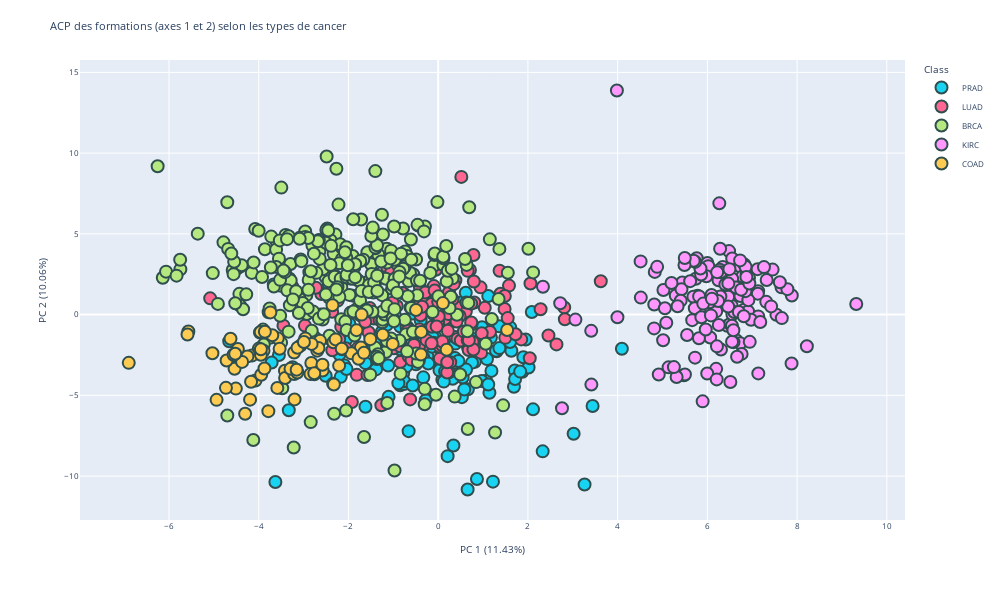
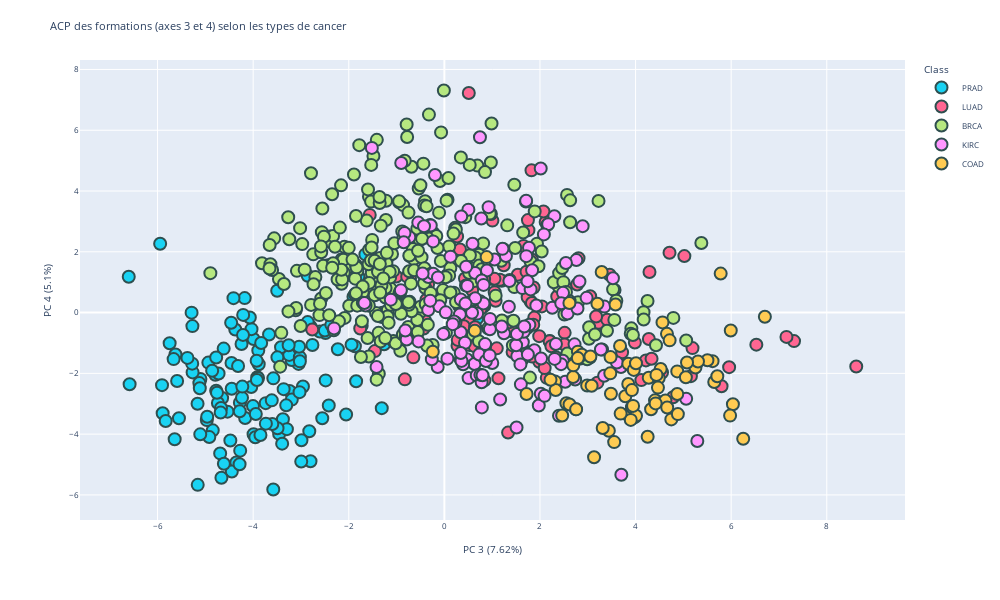
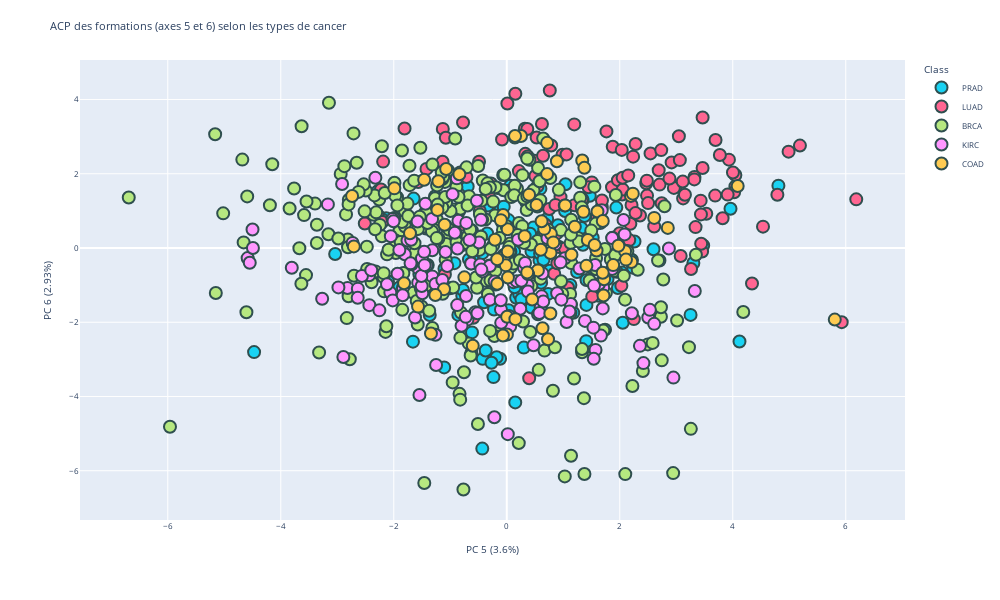

Notebook cell for these charts, in order:
### Code cell
# Intégrer les valeurs selon les quatre axes principaux dans le DataFrame
data["PC 1"] = components[:,0]
data["PC 2"] = components[:,1]
data["PC 3"] = components[:,2]
data["PC 4"] = components[:,3]
data["PC 5"] = components[:,4]
data["PC 6"] = components[:,5]

for i in range(1,6,2):
    j = i+1

    color_map = {
        'Class1': '#5A88D4',
        'Class2': '#3B79C4',
        'Class3': '#2A5A91',
        'Class4': '#9A4FC4',
        'Class5': '#7D2A7F' 
    }

    # AFFICHAGE : Représentation des clusterings selon les axes factoriels
    fig = px.scatter(data,
                    x = f"PC {i}",
                    y = f"PC {j}",
                    color = "Class",
                    color_discrete_map=color_map,
                    #hover_name = "Class",
                    labels = {
                        f"PC {i}": f"PC {i} ("+str(round(pca.explained_variance_ratio_[i-1]*100,2))+"%)",
                        f"PC {j}": f"PC {j} ("+str(round(pca.explained_variance_ratio_[j-1]*100,2))+"%)",
                    },
                    color_continuous_scale="ylgnbu")

    fig.update_traces(textposition='top center')
    fig.update_traces(
        marker = dict(size=12,
                    line=dict(width=2,
                                color='DarkSlateGrey')),
                                selector=dict(mode='markers'))


    fig.update_traces(textposition='top center')
    fig.update_traces(marker=dict(size=12, line=dict(width=2,
                                                    color='DarkSlateGrey')),
                                                    selector=dict(mode='markers'))

    fig.update_layout(
        height=600, width=1000, font=dict(size=8),
        title_text=f'ACP des formations (axes {i} et {j}) selon les types de cancer')

    fig.show()

### Figure 1 — Plotly figure (JSON) as saved in the notebook; plotly's stock layout.template omitted (floating-point values rounded to 4 significant figures; data arrays with more than 128 entries replaced by an {"elided": "..."} marker saying what was removed)
{"data": [{"hovertemplate": "Class=PRAD<br>PC 1 (11.43%)=%{x}<br>PC 2 (10.06%)=%{y}<extra></extra>", "legendgroup": "PRAD", "marker": {"color": "#19d3f3", "line": {"color": "DarkSlateGrey", "width": 2}, "size": 12, "symbol": "circle"}, "mode": "markers", "name": "PRAD", "orientation": "v", "showlegend": true, "textposition": "top center", "type": "scatter", "x": {"elided": "136 float values"}, "xaxis": "x", "y": {"elided": "136 float values"}, "yaxis": "y"}, {"hovertemplate": "Class=LUAD<br>PC 1 (11.43%)=%{x}<br>PC 2 (10.06%)=%{y}<extra></extra>", "legendgroup": "LUAD", "marker": {"color": "#FF6692", "line": {"color": "DarkSlateGrey", "width": 2}, "size": 12, "symbol": "circle"}, "mode": "markers", "name": "LUAD", "orientation": "v", "showlegend": true, "textposition": "top center", "type": "scatter", "x": {"elided": "141 float values"}, "xaxis": "x", "y": {"elided": "141 float values"}, "yaxis": "y"}, {"hovertemplate": "Class=BRCA<br>PC 1 (11.43%)=%{x}<br>PC 2 (10.06%)=%{y}<extra></extra>", "legendgroup": "BRCA", "marker": {"color": "#B6E880", "line": {"color": "DarkSlateGrey", "width": 2}, "size": 12, "symbol": "circle"}, "mode": "markers", "name": "BRCA", "orientation": "v", "showlegend": true, "textposition": "top center", "type": "scatter", "x": {"elided": "300 float values"}, "xaxis": "x", "y": {"elided": "300 float values"}, "yaxis": "y"}, {"hovertemplate": "Class=KIRC<br>PC 1 (11.43%)=%{x}<br>PC 2 (10.06%)=%{y}<extra></extra>", "legendgroup": "KIRC", "marker": {"color": "#FF97FF", "line": {"color": "DarkSlateGrey", "width": 2}, "size": 12, "symbol": "circle"}, "mode": "markers", "name": "KIRC", "orientation": "v", "showlegend": true, "textposition": "top center", "type": "scatter", "x": {"elided": "146 float values"}, "xaxis": "x", "y": {"elided": "146 float values"}, "yaxis": "y"}, {"hovertemplate": "Class=COAD<br>PC 1 (11.43%)=%{x}<br>PC 2 (10.06%)=%{y}<extra></extra>", "legendgroup": "COAD", "marker": {"color": "#FECB52", "line": {"color": "DarkSlateGrey", "width": 2}, "size": 12, "symbol": "circle"}, "mode": "markers", "name": "COAD", "orientation": "v", "showlegend": true, "textposition": "top center", "type": "scatter", "x": [-1.722, -3.211, -4.153, -2.961, -4.629, -2.143, -4.546, -2.633, -4.073, -3.785, -5.568, -2.575, -3.956, -5.032, -3.997, -2.208, -1.935, 1.537, -1.706, -3.893, -4.251, -3.416, -3.412, -3.21, -4.193, -1.235, -1.774, -4.51, -2.325, -2.356, -3.575, -2.694, -4.538, -3.069, -3.945, -2.668, -2.336, -4.716, -2.285, -4.939, -4.303, -3.135, -3.292, 0.189, -4.464, -3.872, -3.95, -3.201, -1.015, -2.827, -3.697, -0.3836, -3.14, -4.371, -4.561, -4.524, -3.585, -3.741, -2.847, -2.821, -2.992, -4.731, -1.82, -3.863, -4.171, -3.154, -5.587, -2.761, -2.578, -3.534, -0.3788, 0.1057, -3.951, -6.897, -0.494, -2.149, -1.514, -1.655], "xaxis": "x", "y": [-2.033, -2.346, -2.54, -1.474, -1.499, -2.15, -2.568, -1.625, -4.083, -5.978, -1.046, -3.457, -1.079, -2.393, -2.106, -3.157, -2.401, -0.9532, 0.0004772, -2.237, -2.588, -3.48, -3.924, -3.677, -5.266, -1.249, -2.736, -4.583, -4.327, 0.5822, -1.465, -2.233, -3.355, -1.922, -3.722, -2.064, -1.71, -2.839, -1.536, -5.28, -6.137, -2.05, -3.358, -2.176, -2.135, -3.334, -2.489, -5.253, -1.817, -3.0, -1.279, -2.467, -3.588, -2.928, -2.486, -2.425, -4.54, 0.1356, -3.684, -1.815, -1.698, -4.538, -0.9642, -1.065, -4.162, -3.411, -1.231, -3.637, -3.11, -2.12, -1.073, 0.711, -2.148, -2.987, 0.2887, -2.112, -1.521, -2.37], "yaxis": "y"}], "layout": {"font": {"size": 8}, "height": 600, "legend": {"title": {"text": "Class"}, "tracegroupgap": 0}, "margin": {"t": 60}, "title": {"text": "ACP des formations (axes 1 et 2) selon les types de cancer"}, "width": 1000, "xaxis": {"anchor": "y", "domain": [0, 1], "title": {"text": "PC 1 (11.43%)"}}, "yaxis": {"anchor": "x", "domain": [0, 1], "title": {"text": "PC 2 (10.06%)"}}}}

### Figure 2 — Plotly figure (JSON) as saved in the notebook; plotly's stock layout.template omitted (floating-point values rounded to 4 significant figures; data arrays with more than 128 entries replaced by an {"elided": "..."} marker saying what was removed)
{"data": [{"hovertemplate": "Class=PRAD<br>PC 3 (7.62%)=%{x}<br>PC 4 (5.1%)=%{y}<extra></extra>", "legendgroup": "PRAD", "marker": {"color": "#19d3f3", "line": {"color": "DarkSlateGrey", "width": 2}, "size": 12, "symbol": "circle"}, "mode": "markers", "name": "PRAD", "orientation": "v", "showlegend": true, "textposition": "top center", "type": "scatter", "x": {"elided": "136 float values"}, "xaxis": "x", "y": {"elided": "136 float values"}, "yaxis": "y"}, {"hovertemplate": "Class=LUAD<br>PC 3 (7.62%)=%{x}<br>PC 4 (5.1%)=%{y}<extra></extra>", "legendgroup": "LUAD", "marker": {"color": "#FF6692", "line": {"color": "DarkSlateGrey", "width": 2}, "size": 12, "symbol": "circle"}, "mode": "markers", "name": "LUAD", "orientation": "v", "showlegend": true, "textposition": "top center", "type": "scatter", "x": {"elided": "141 float values"}, "xaxis": "x", "y": {"elided": "141 float values"}, "yaxis": "y"}, {"hovertemplate": "Class=BRCA<br>PC 3 (7.62%)=%{x}<br>PC 4 (5.1%)=%{y}<extra></extra>", "legendgroup": "BRCA", "marker": {"color": "#B6E880", "line": {"color": "DarkSlateGrey", "width": 2}, "size": 12, "symbol": "circle"}, "mode": "markers", "name": "BRCA", "orientation": "v", "showlegend": true, "textposition": "top center", "type": "scatter", "x": {"elided": "300 float values"}, "xaxis": "x", "y": {"elided": "300 float values"}, "yaxis": "y"}, {"hovertemplate": "Class=KIRC<br>PC 3 (7.62%)=%{x}<br>PC 4 (5.1%)=%{y}<extra></extra>", "legendgroup": "KIRC", "marker": {"color": "#FF97FF", "line": {"color": "DarkSlateGrey", "width": 2}, "size": 12, "symbol": "circle"}, "mode": "markers", "name": "KIRC", "orientation": "v", "showlegend": true, "textposition": "top center", "type": "scatter", "x": {"elided": "146 float values"}, "xaxis": "x", "y": {"elided": "146 float values"}, "yaxis": "y"}, {"hovertemplate": "Class=COAD<br>PC 3 (7.62%)=%{x}<br>PC 4 (5.1%)=%{y}<extra></extra>", "legendgroup": "COAD", "marker": {"color": "#FECB52", "line": {"color": "DarkSlateGrey", "width": 2}, "size": 12, "symbol": "circle"}, "mode": "markers", "name": "COAD", "orientation": "v", "showlegend": true, "textposition": "top center", "type": "scatter", "x": [2.694, 4.872, 5.253, 2.553, 3.441, 3.828, 5.052, 2.793, 5.611, 5.504, 4.748, 4.444, 5.306, 4.406, 4.525, 3.924, 4.276, 0.6365, 3.985, 2.813, 3.202, 3.675, 5.646, 2.876, 5.992, 4.625, 2.697, 2.792, 4.484, 2.315, 4.325, 4.563, 4.437, 5.71, 4.253, 4.009, 1.719, 3.847, 3.9, 5.78, 3.291, 3.848, 2.618, 3.055, 3.963, 6.036, 2.465, 6.705, 3.581, 3.485, 4.872, 3.132, 4.009, 3.476, 4.42, 3.786, 5.076, 4.662, 6.252, 3.312, 3.688, 4.657, 2.987, 3.924, 4.885, 4.713, 5.978, 3.948, 3.471, 2.757, 3.08, -0.242, 3.552, 4.468, 2.616, 2.329, 2.22, 0.8847], "xaxis": "x", "y": [-2.12, -1.935, -1.806, -2.982, -3.888, -3.353, -2.128, -1.285, -1.598, -1.567, -3.514, -2.918, -1.612, -2.887, -1.857, -3.115, -2.144, -0.5981, -3.441, -1.472, 0.2913, -1.097, -2.286, -1.388, -0.5905, -2.893, -1.737, -1.497, -2.152, -2.264, -3.179, -0.322, -2.051, -2.097, -4.084, -3.397, -2.68, -2.348, -3.531, 1.284, 1.338, -1.683, -3.025, -1.442, -1.886, -3.016, -3.384, -0.1364, 0.2641, -2.671, -2.677, -4.761, -1.666, -1.465, -2.988, -2.751, -1.643, -3.121, -4.151, -3.795, -3.324, -0.6997, -2.401, -2.551, -3.341, -0.9137, -3.389, -3.07, -2.0, -3.184, -2.408, -1.289, -4.262, -2.469, 0.3171, -2.55, -2.211, 1.826], "yaxis": "y"}], "layout": {"font": {"size": 8}, "height": 600, "legend": {"title": {"text": "Class"}, "tracegroupgap": 0}, "margin": {"t": 60}, "title": {"text": "ACP des formations (axes 3 et 4) selon les types de cancer"}, "width": 1000, "xaxis": {"anchor": "y", "domain": [0, 1], "title": {"text": "PC 3 (7.62%)"}}, "yaxis": {"anchor": "x", "domain": [0, 1], "title": {"text": "PC 4 (5.1%)"}}}}

### Figure 3 — Plotly figure (JSON) as saved in the notebook; plotly's stock layout.template omitted (floating-point values rounded to 4 significant figures; data arrays with more than 128 entries replaced by an {"elided": "..."} marker saying what was removed)
{"data": [{"hovertemplate": "Class=PRAD<br>PC 5 (3.6%)=%{x}<br>PC 6 (2.93%)=%{y}<extra></extra>", "legendgroup": "PRAD", "marker": {"color": "#19d3f3", "line": {"color": "DarkSlateGrey", "width": 2}, "size": 12, "symbol": "circle"}, "mode": "markers", "name": "PRAD", "orientation": "v", "showlegend": true, "textposition": "top center", "type": "scatter", "x": {"elided": "136 float values"}, "xaxis": "x", "y": {"elided": "136 float values"}, "yaxis": "y"}, {"hovertemplate": "Class=LUAD<br>PC 5 (3.6%)=%{x}<br>PC 6 (2.93%)=%{y}<extra></extra>", "legendgroup": "LUAD", "marker": {"color": "#FF6692", "line": {"color": "DarkSlateGrey", "width": 2}, "size": 12, "symbol": "circle"}, "mode": "markers", "name": "LUAD", "orientation": "v", "showlegend": true, "textposition": "top center", "type": "scatter", "x": {"elided": "141 float values"}, "xaxis": "x", "y": {"elided": "141 float values"}, "yaxis": "y"}, {"hovertemplate": "Class=BRCA<br>PC 5 (3.6%)=%{x}<br>PC 6 (2.93%)=%{y}<extra></extra>", "legendgroup": "BRCA", "marker": {"color": "#B6E880", "line": {"color": "DarkSlateGrey", "width": 2}, "size": 12, "symbol": "circle"}, "mode": "markers", "name": "BRCA", "orientation": "v", "showlegend": true, "textposition": "top center", "type": "scatter", "x": {"elided": "300 float values"}, "xaxis": "x", "y": {"elided": "300 float values"}, "yaxis": "y"}, {"hovertemplate": "Class=KIRC<br>PC 5 (3.6%)=%{x}<br>PC 6 (2.93%)=%{y}<extra></extra>", "legendgroup": "KIRC", "marker": {"color": "#FF97FF", "line": {"color": "DarkSlateGrey", "width": 2}, "size": 12, "symbol": "circle"}, "mode": "markers", "name": "KIRC", "orientation": "v", "showlegend": true, "textposition": "top center", "type": "scatter", "x": {"elided": "146 float values"}, "xaxis": "x", "y": {"elided": "146 float values"}, "yaxis": "y"}, {"hovertemplate": "Class=COAD<br>PC 5 (3.6%)=%{x}<br>PC 6 (2.93%)=%{y}<extra></extra>", "legendgroup": "COAD", "marker": {"color": "#FECB52", "line": {"color": "DarkSlateGrey", "width": 2}, "size": 12, "symbol": "circle"}, "mode": "markers", "name": "COAD", "orientation": "v", "showlegend": true, "textposition": "top center", "type": "scatter", "x": [-0.05003, 0.7742, -0.6017, 1.435, 0.7798, -1.713, -0.01707, 1.034, 1.605, 0.01579, 0.7715, -1.99, -0.06401, 0.5506, -2.738, 0.8241, -1.462, 1.336, 1.409, 1.723, 1.59, 1.555, 0.7304, 0.3165, 0.002747, 0.2518, 2.094, -0.06771, 2.205, -0.1039, -1.227, 1.699, 1.883, 1.712, 0.3766, 0.02104, 0.01682, 0.6325, 2.198, -1.1, -1.818, -0.17, 1.145, 0.714, 0.3951, 0.4494, 0.006573, -1.211, 0.8874, 0.6631, 2.85, 0.6168, -0.8393, 2.11, -1.342, 1.698, 0.1526, -1.072, -1.111, 1.205, 0.5273, -0.1692, 1.374, 2.231, -0.7502, -2.707, -1.264, 0.3617, -0.2092, 0.7145, 0.1463, 2.61, 0.6021, -1.57, 4.087, 1.975, 1.357, 5.806], "xaxis": "x", "y": [-0.2322, -0.1364, -2.634, 0.2144, 0.385, 0.3961, -0.4678, 1.148, 0.9826, 0.5061, -1.765, 1.607, 0.8913, -0.6029, 1.401, 0.151, 1.838, 2.359, -0.4809, -0.8431, -0.06856, 0.07933, -2.46, 0.3184, -2.329, 3.017, -0.0848, -2.356, -0.3786, 0.751, 1.024, 0.7261, -0.4606, -1.278, -0.7026, -0.7953, -0.0944, -2.163, 1.404, 0.626, -0.9503, -0.3008, -0.1808, 1.992, 1.434, -1.389, -1.852, 1.799, 2.338, 0.5156, 0.5423, 0.7223, 1.986, -0.3127, -2.304, -0.6647, -1.917, 2.129, -1.109, 0.5743, 1.157, -0.9642, 2.16, 1.464, -0.7908, 0.0428, -1.266, -0.6574, 0.2213, 2.833, 3.017, 0.8112, -0.04737, -1.579, 1.671, 0.05907, 0.9738, -1.928], "yaxis": "y"}], "layout": {"font": {"size": 8}, "height": 600, "legend": {"title": {"text": "Class"}, "tracegroupgap": 0}, "margin": {"t": 60}, "title": {"text": "ACP des formations (axes 5 et 6) selon les types de cancer"}, "width": 1000, "xaxis": {"anchor": "y", "domain": [0, 1], "title": {"text": "PC 5 (3.6%)"}}, "yaxis": {"anchor": "x", "domain": [0, 1], "title": {"text": "PC 6 (2.93%)"}}}}
